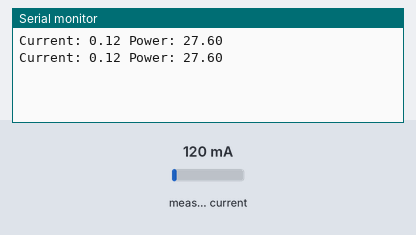
Recording of a sketch running on a simulated Arduino Uno, built with avr-gcc and run on an emulated ATmega328P. On the bench: the last lines printed to the serial monitor. The test bench sets the inputs (shaded band); at power-on: measured current 120 mA.

Above: at 2.1 s.
2.2 s: measured current set to 40 mA
At 3.5 s:
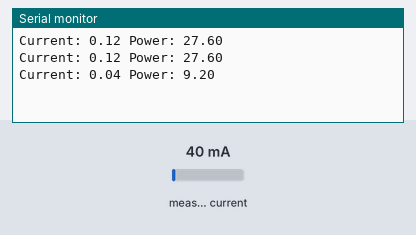
3.8 s: measured current set to 500 mA
At 3.8 s:
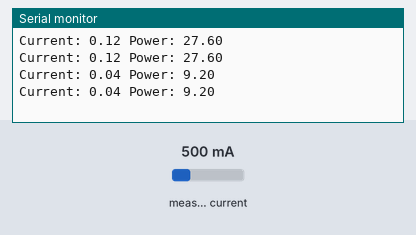
Timing chart, 0 to 6.8 s (numbered marks = the images above; inputs shaded):
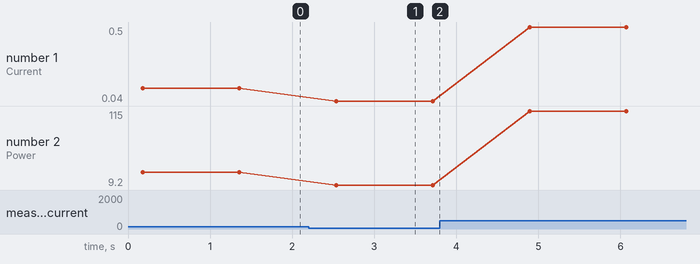

The sketch:

current_in_arduino.ino
```cpp
#include <EmonLib.h>

EnergyMonitor emon1;

// Voltage of the electric
int voltage = 230;

// Pin of the SCT sensor
int sct_pin = A0;

void setup() {
  Serial.begin(9600);
  // Pin, calibration - Current Constant = Ratio/BurdenR. 1800/62 = 29.
  emon1.current(sct_pin, 29);
}

void loop() {
  // Calculate the current
  double Irms = emon1.calcIrms(1480);

  // Show the current value
  Serial.print("Current: ");
  Serial.print(Irms, 2); // Irms

  // Calculate and show the power value
  double power = Irms * voltage;
  Serial.print(" Power: ");
  Serial.print(power, 2);
  Serial.println("");

  delay(1000);
}
```

Measured:
- after the input at 2.2 s, the serial monitor: prints a new line after 0.34 s (image 1)
- plotted number 1: 0.12 → 0.04 after the input at 2.2 s, 0.04 → 0.5 after the input at 3.8 s
- plotted number 2: 27.6 → 9.2 after the input at 2.2 s, 9.2 → 115 after the input at 3.8 s
